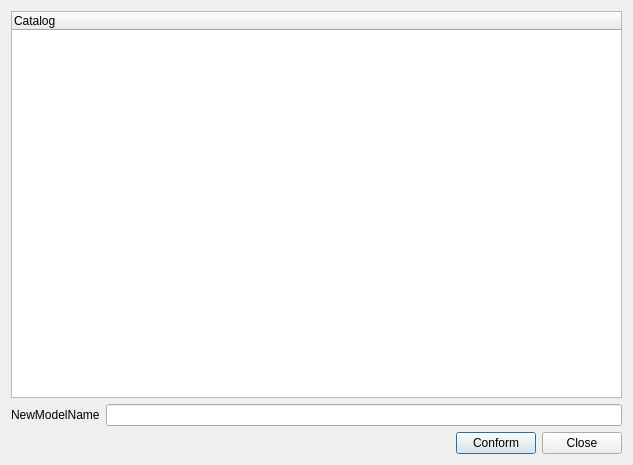
<?xml version="1.0" encoding="UTF-8"?>
<ui version="4.0">
 <class>CCreateNewTemplateWgt</class>
 <widget class="QDialog" name="CCreateNewTemplateWgt">
  <property name="geometry">
   <rect>
    <x>0</x>
    <y>0</y>
    <width>633</width>
    <height>465</height>
   </rect>
  </property>
  <property name="windowTitle">
   <string>CCreateNewTemplateWgt</string>
  </property>
  <layout class="QHBoxLayout" name="horizontalLayout_2">
   <item>
    <layout class="QVBoxLayout" name="verticalLayout" stretch="4,0,0">
     <item>
      <widget class="QSplitter" name="splitter">
       <property name="orientation">
        <enum>Qt::Horizontal</enum>
       </property>
       <property name="handleWidth">
        <number>2</number>
       </property>
       <widget class="QTreeWidget" name="treeWidget">
        <column>
         <property name="text">
          <string>Catalog</string>
         </property>
        </column>
       </widget>
      </widget>
     </item>
     <item>
      <layout class="QHBoxLayout" name="horizontalLayout_3">
       <item>
        <widget class="QLabel" name="label">
         <property name="text">
          <string>NewModelName</string>
         </property>
        </widget>
       </item>
       <item>
        <widget class="QLineEdit" name="lineEdit"/>
       </item>
      </layout>
     </item>
     <item>
      <layout class="QHBoxLayout" name="horizontalLayout">
       <item>
        <spacer name="horizontalSpacer">
         <property name="orientation">
          <enum>Qt::Horizontal</enum>
         </property>
         <property name="sizeHint" stdset="0">
          <size>
           <width>40</width>
           <height>20</height>
          </size>
         </property>
        </spacer>
       </item>
       <item>
        <widget class="QPushButton" name="pushButton">
         <property name="text">
          <string>Conform</string>
         </property>
        </widget>
       </item>
       <item>
        <widget class="QPushButton" name="pushButton_2">
         <property name="text">
          <string>Close</string>
         </property>
        </widget>
       </item>
      </layout>
     </item>
    </layout>
   </item>
  </layout>
 </widget>
 <layoutdefault spacing="6" margin="11"/>
 <resources/>
 <connections/>
</ui>
